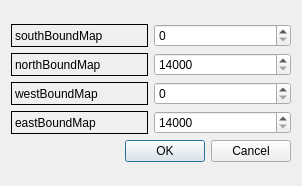
<?xml version="1.0" encoding="UTF-8"?>
<ui version="4.0">
 <class>MapRangeForm</class>
 <widget class="QWidget" name="MapRangeForm">
  <property name="geometry">
   <rect>
    <x>0</x>
    <y>0</y>
    <width>302</width>
    <height>186</height>
   </rect>
  </property>
  <property name="windowTitle">
   <string>MapRangeForm</string>
  </property>
  <layout class="QGridLayout" name="gridLayout">
   <item row="0" column="0">
    <layout class="QVBoxLayout" name="verticalLayout_3">
     <item>
      <layout class="QHBoxLayout" name="horizontalLayout">
       <item>
        <layout class="QVBoxLayout" name="verticalLayout">
         <item>
          <widget class="QLabel" name="lbl_south">
           <property name="frameShape">
            <enum>QFrame::Box</enum>
           </property>
           <property name="text">
            <string>southBoundMap</string>
           </property>
          </widget>
         </item>
         <item>
          <widget class="QLabel" name="lbl_north">
           <property name="frameShape">
            <enum>QFrame::Box</enum>
           </property>
           <property name="text">
            <string>northBoundMap</string>
           </property>
          </widget>
         </item>
         <item>
          <widget class="QLabel" name="lbl_west">
           <property name="frameShape">
            <enum>QFrame::Box</enum>
           </property>
           <property name="text">
            <string>westBoundMap</string>
           </property>
          </widget>
         </item>
         <item>
          <widget class="QLabel" name="lbl_east">
           <property name="frameShape">
            <enum>QFrame::Box</enum>
           </property>
           <property name="text">
            <string>eastBoundMap</string>
           </property>
          </widget>
         </item>
        </layout>
       </item>
       <item>
        <layout class="QVBoxLayout" name="verticalLayout_2">
         <item>
          <widget class="QDoubleSpinBox" name="tet_southBoundMap">
           <property name="decimals">
            <number>0</number>
           </property>
           <property name="minimum">
            <double>0.000000000000000</double>
           </property>
           <property name="maximum">
            <double>98000.000000000000000</double>
           </property>
           <property name="singleStep">
            <double>7000.000000000000000</double>
           </property>
           <property name="value">
            <double>0.000000000000000</double>
           </property>
          </widget>
         </item>
         <item>
          <widget class="QDoubleSpinBox" name="tet_northBoundMap">
           <property name="decimals">
            <number>0</number>
           </property>
           <property name="minimum">
            <double>14000.000000000000000</double>
           </property>
           <property name="maximum">
            <double>98000.000000000000000</double>
           </property>
           <property name="singleStep">
            <double>7000.000000000000000</double>
           </property>
           <property name="value">
            <double>14000.000000000000000</double>
           </property>
          </widget>
         </item>
         <item>
          <widget class="QDoubleSpinBox" name="tet_westBoundMap">
           <property name="decimals">
            <number>0</number>
           </property>
           <property name="minimum">
            <double>0.000000000000000</double>
           </property>
           <property name="maximum">
            <double>98000.000000000000000</double>
           </property>
           <property name="singleStep">
            <double>7000.000000000000000</double>
           </property>
           <property name="value">
            <double>0.000000000000000</double>
           </property>
          </widget>
         </item>
         <item>
          <widget class="QDoubleSpinBox" name="tet_eastBoundMap">
           <property name="decimals">
            <number>0</number>
           </property>
           <property name="minimum">
            <double>14000.000000000000000</double>
           </property>
           <property name="maximum">
            <double>98000.000000000000000</double>
           </property>
           <property name="singleStep">
            <double>5000.000000000000000</double>
           </property>
           <property name="value">
            <double>14000.000000000000000</double>
           </property>
          </widget>
         </item>
        </layout>
       </item>
      </layout>
     </item>
     <item>
      <widget class="QDialogButtonBox" name="buttonBox">
       <property name="standardButtons">
        <set>QDialogButtonBox::Cancel|QDialogButtonBox::Ok</set>
       </property>
      </widget>
     </item>
    </layout>
   </item>
  </layout>
 </widget>
 <resources/>
 <connections/>
</ui>
